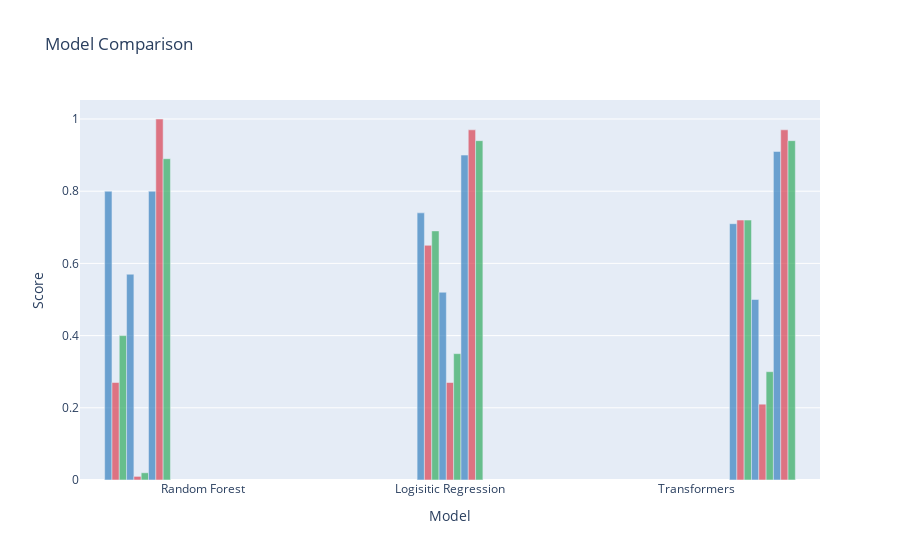

Notebook code for this chart:
### Code cell
import plotly.graph_objs as go

# Precision, recall, and F1-score for each class for three models
models_data = {
    "Random Forest": {
        "classes": ["negative", "neutral", "positive"],
        "precision": [0.80, 0.57, 0.80],
        "recall": [0.27, 0.01, 1.00],
        "f1_score": [0.40, 0.02, 0.89]
    },
    "Logisitic Regression": {
        "classes": ["negative", "neutral", "positive"],
        "precision": [0.74, 0.52, 0.90],
        "recall": [0.65, 0.27, 0.97],
        "f1_score": [0.69, 0.35, 0.94]
    },
    "Transformers": {
        "classes": ["Negative", "Neutral", "Positive"],
        "precision": [0.71, 0.50, 0.91],
        "recall": [0.72, 0.21, 0.97],
        "f1_score": [0.72, 0.30, 0.94]
    }
}

# Create traces for each class and metric
traces = []
for model, data in models_data.items():
    for i, cls in enumerate(data['classes']):
        traces.append(go.Bar(
            x=[model],
            y=[data['precision'][i]],
            name=cls + ' Precision',
            marker=dict(color='rgba(55, 128, 191, 0.7)'),
            legendgroup=cls,
            showlegend=True if model == "Model 1" else False
        ))
        traces.append(go.Bar(
            x=[model],
            y=[data['recall'][i]],
            name=cls + ' Recall',
            marker=dict(color='rgba(219, 64, 82, 0.7)'),
            legendgroup=cls,
            showlegend=False
        ))
        traces.append(go.Bar(
            x=[model],
            y=[data['f1_score'][i]],
            name=cls + ' F1-score',
            marker=dict(color='rgba(50, 171, 96, 0.7)'),
            legendgroup=cls,
            showlegend=False
        ))

# Layout
layout = go.Layout(
    barmode='group',
    title='Model Comparison',
    xaxis=dict(title='Model'),
    yaxis=dict(title='Score'),
    legend=dict(orientation="h", x=0.1, y=-0.2)
)

# Plot
fig = go.Figure(data=traces, layout=layout)
fig.show()

### Figure 1 — Plotly figure (JSON) as saved in the notebook; plotly's stock layout.template omitted (floating-point values rounded to 4 significant figures)
{"data": [{"legendgroup": "negative", "marker": {"color": "rgba(55, 128, 191, 0.7)"}, "name": "negative Precision", "showlegend": false, "type": "bar", "x": ["Random Forest"], "y": [0.8]}, {"legendgroup": "negative", "marker": {"color": "rgba(219, 64, 82, 0.7)"}, "name": "negative Recall", "showlegend": false, "type": "bar", "x": ["Random Forest"], "y": [0.27]}, {"legendgroup": "negative", "marker": {"color": "rgba(50, 171, 96, 0.7)"}, "name": "negative F1-score", "showlegend": false, "type": "bar", "x": ["Random Forest"], "y": [0.4]}, {"legendgroup": "neutral", "marker": {"color": "rgba(55, 128, 191, 0.7)"}, "name": "neutral Precision", "showlegend": false, "type": "bar", "x": ["Random Forest"], "y": [0.57]}, {"legendgroup": "neutral", "marker": {"color": "rgba(219, 64, 82, 0.7)"}, "name": "neutral Recall", "showlegend": false, "type": "bar", "x": ["Random Forest"], "y": [0.01]}, {"legendgroup": "neutral", "marker": {"color": "rgba(50, 171, 96, 0.7)"}, "name": "neutral F1-score", "showlegend": false, "type": "bar", "x": ["Random Forest"], "y": [0.02]}, {"legendgroup": "positive", "marker": {"color": "rgba(55, 128, 191, 0.7)"}, "name": "positive Precision", "showlegend": false, "type": "bar", "x": ["Random Forest"], "y": [0.8]}, {"legendgroup": "positive", "marker": {"color": "rgba(219, 64, 82, 0.7)"}, "name": "positive Recall", "showlegend": false, "type": "bar", "x": ["Random Forest"], "y": [1]}, {"legendgroup": "positive", "marker": {"color": "rgba(50, 171, 96, 0.7)"}, "name": "positive F1-score", "showlegend": false, "type": "bar", "x": ["Random Forest"], "y": [0.89]}, {"legendgroup": "negative", "marker": {"color": "rgba(55, 128, 191, 0.7)"}, "name": "negative Precision", "showlegend": false, "type": "bar", "x": ["Logisitic Regression"], "y": [0.74]}, {"legendgroup": "negative", "marker": {"color": "rgba(219, 64, 82, 0.7)"}, "name": "negative Recall", "showlegend": false, "type": "bar", "x": ["Logisitic Regression"], "y": [0.65]}, {"legendgroup": "negative", "marker": {"color": "rgba(50, 171, 96, 0.7)"}, "name": "negative F1-score", "showlegend": false, "type": "bar", "x": ["Logisitic Regression"], "y": [0.69]}, {"legendgroup": "neutral", "marker": {"color": "rgba(55, 128, 191, 0.7)"}, "name": "neutral Precision", "showlegend": false, "type": "bar", "x": ["Logisitic Regression"], "y": [0.52]}, {"legendgroup": "neutral", "marker": {"color": "rgba(219, 64, 82, 0.7)"}, "name": "neutral Recall", "showlegend": false, "type": "bar", "x": ["Logisitic Regression"], "y": [0.27]}, {"legendgroup": "neutral", "marker": {"color": "rgba(50, 171, 96, 0.7)"}, "name": "neutral F1-score", "showlegend": false, "type": "bar", "x": ["Logisitic Regression"], "y": [0.35]}, {"legendgroup": "positive", "marker": {"color": "rgba(55, 128, 191, 0.7)"}, "name": "positive Precision", "showlegend": false, "type": "bar", "x": ["Logisitic Regression"], "y": [0.9]}, {"legendgroup": "positive", "marker": {"color": "rgba(219, 64, 82, 0.7)"}, "name": "positive Recall", "showlegend": false, "type": "bar", "x": ["Logisitic Regression"], "y": [0.97]}, {"legendgroup": "positive", "marker": {"color": "rgba(50, 171, 96, 0.7)"}, "name": "positive F1-score", "showlegend": false, "type": "bar", "x": ["Logisitic Regression"], "y": [0.94]}, {"legendgroup": "Negative", "marker": {"color": "rgba(55, 128, 191, 0.7)"}, "name": "Negative Precision", "showlegend": false, "type": "bar", "x": ["Transformers"], "y": [0.71]}, {"legendgroup": "Negative", "marker": {"color": "rgba(219, 64, 82, 0.7)"}, "name": "Negative Recall", "showlegend": false, "type": "bar", "x": ["Transformers"], "y": [0.72]}, {"legendgroup": "Negative", "marker": {"color": "rgba(50, 171, 96, 0.7)"}, "name": "Negative F1-score", "showlegend": false, "type": "bar", "x": ["Transformers"], "y": [0.72]}, {"legendgroup": "Neutral", "marker": {"color": "rgba(55, 128, 191, 0.7)"}, "name": "Neutral Precision", "showlegend": false, "type": "bar", "x": ["Transformers"], "y": [0.5]}, {"legendgroup": "Neutral", "marker": {"color": "rgba(219, 64, 82, 0.7)"}, "name": "Neutral Recall", "showlegend": false, "type": "bar", "x": ["Transformers"], "y": [0.21]}, {"legendgroup": "Neutral", "marker": {"color": "rgba(50, 171, 96, 0.7)"}, "name": "Neutral F1-score", "showlegend": false, "type": "bar", "x": ["Transformers"], "y": [0.3]}, {"legendgroup": "Positive", "marker": {"color": "rgba(55, 128, 191, 0.7)"}, "name": "Positive Precision", "showlegend": false, "type": "bar", "x": ["Transformers"], "y": [0.91]}, {"legendgroup": "Positive", "marker": {"color": "rgba(219, 64, 82, 0.7)"}, "name": "Positive Recall", "showlegend": false, "type": "bar", "x": ["Transformers"], "y": [0.97]}, {"legendgroup": "Positive", "marker": {"color": "rgba(50, 171, 96, 0.7)"}, "name": "Positive F1-score", "showlegend": false, "type": "bar", "x": ["Transformers"], "y": [0.94]}], "layout": {"barmode": "group", "legend": {"orientation": "h", "x": 0.1, "y": -0.2}, "title": {"text": "Model Comparison"}, "xaxis": {"title": {"text": "Model"}}, "yaxis": {"title": {"text": "Score"}}}}
